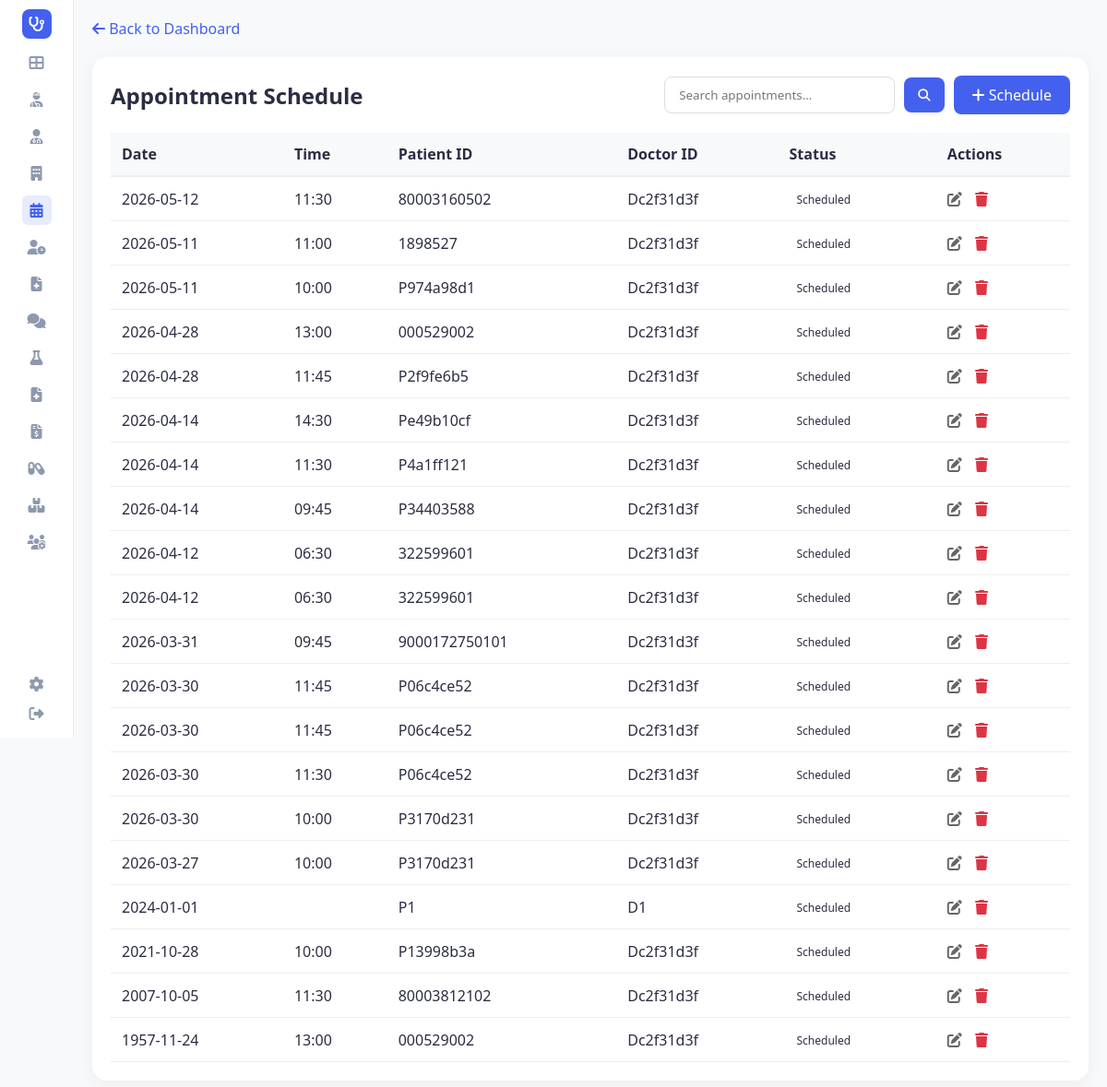
Page /schedule (signed in) on the earlier database version.
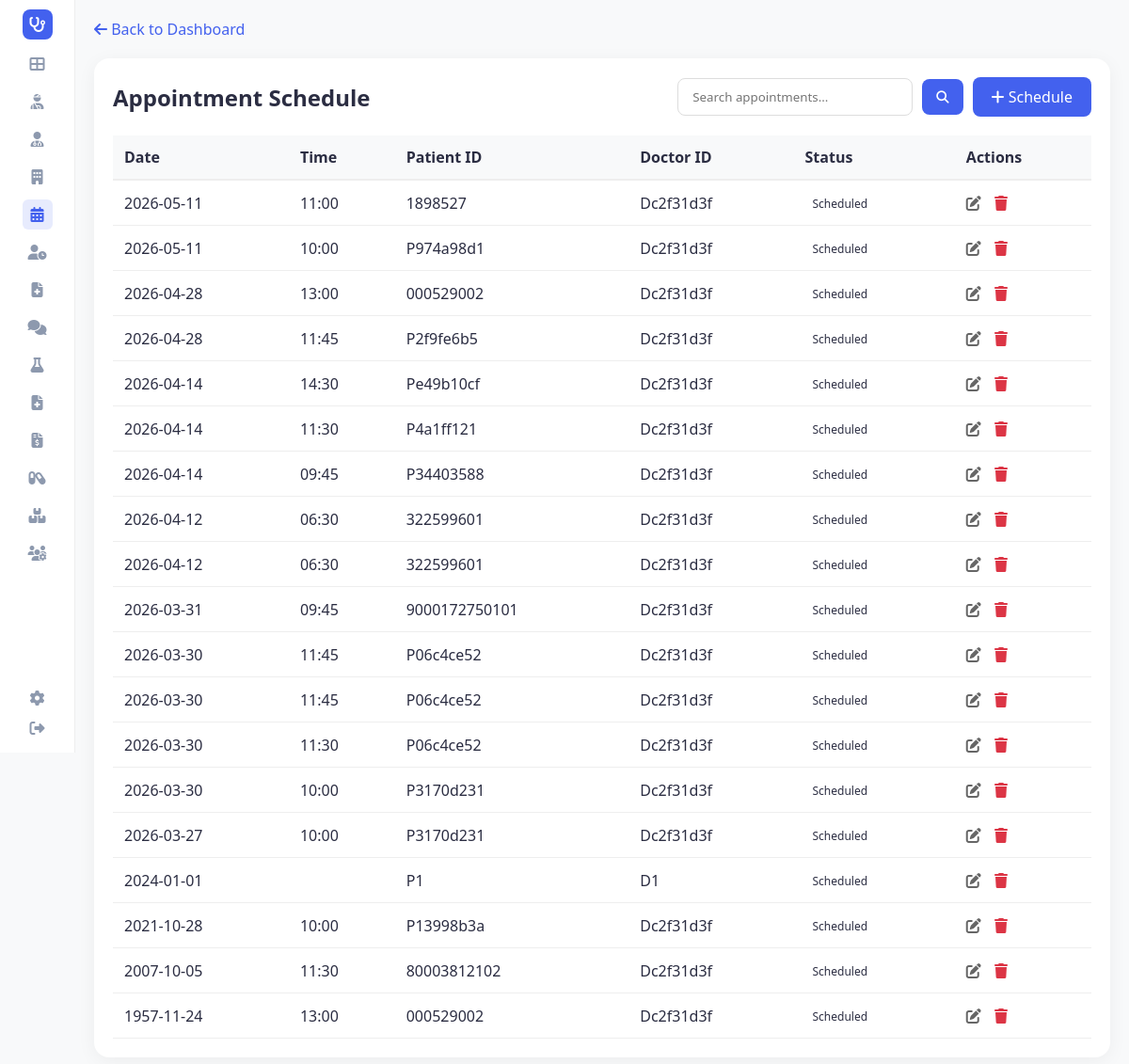
Same page on the later database version.
### tables this page shows
CREATE TABLE appointments (
                appointment_id TEXT PRIMARY KEY,
                patient_id TEXT,
                doctor_id TEXT,
                appointment_date TEXT,
                appointment_time TEXT,
                reason TEXT,
                status TEXT,
                notes TEXT, is_deleted INTEGER DEFAULT 0, deleted_at TEXT,
                FOREIGN KEY (patient_id) REFERENCES patients(patient_id),
                FOREIGN KEY (doctor_id) REFERENCES doctors(doctor_id)
            );

### app.py (the view)
@app.route('/schedule')
def view_schedule():
    page = request.args.get('page', 1, type=int)
    search_term = request.args.get('search', '').strip()
    per_page = 20
    conn = hms.db.get_connection()
    cursor = conn.cursor()
    if search_term:
        search_value = f"%{search_term}%"
        cursor.execute("""
            SELECT * FROM appointments
            WHERE patient_id LIKE ? OR doctor_id LIKE ? OR status LIKE ? OR reason LIKE ?
            ORDER BY appointment_date DESC, appointment_time DESC LIMIT ? OFFSET ?
        """, (search_value, search_value, search_value, search_value, per_page, (page - 1) * per_page))
        rows = cursor.fetchall()
        cursor.execute("""
            SELECT COUNT(*) FROM appointments
            WHERE patient_id LIKE ? OR doctor_id LIKE ? OR status LIKE ? OR reason LIKE ?
        """, (search_value, search_value, search_value, search_value))
        total_count = cursor.fetchone()[0]
    else:
        cursor.execute("SELECT * FROM appointments ORDER BY appointment_date DESC, appointment_time DESC LIMIT ? OFFSET ?",
                       (per_page, (page - 1) * per_page))
        rows = cursor.fetchall()
        cursor.execute("SELECT COUNT(*) FROM appointments")
        total_count = cursor.fetchone()[0]
    conn.close()
    appointments_list = [hms.db._row_to_obj(Appointment, row) for row in rows]
    total_pages = math.ceil(total_count / per_page) if total_count else 1
    return render_template('view_schedule.html', appointments=appointments_list, page=page,
                           total_pages=total_pages, total_count=total_count,
                           search_term=search_term, active_page='schedule')

### app.py (called while the page is built)
@app.before_request
def require_login():
    allowed_routes = ['login', 'register', 'static']
    if request.endpoint not in allowed_routes and 'user_id' not in session:
        return redirect(url_for('login'))

@app.context_processor
def inject_user():
    username = session.get('username')
    role = session.get('role')
    unread = 0
    if username:
        unread = hms.get_unread_count(username, role)
    return dict(current_user=username, current_role=role, unread_messages_count=unread, hms=hms)

### database/db_manager.py (called while the page is built)
    def get_connection(self):
        conn = sqlite3.connect(self.db_file)
        conn.row_factory = sqlite3.Row
        return conn

    def _row_to_obj(self, cls: Type[T], row: sqlite3.Row) -> T:
        d = dict(row)
        for field in fields(cls):
            if field.type in (dict, Dict[str, Any], list, List[Any]) and d.get(field.name):
                try:
                    d[field.name] = json.loads(d[field.name])
                except:
                    pass
            elif field.type == bool and field.name in d:
                d[field.name] = bool(d[field.name])
        allowed = {f.name for f in fields(cls)}
        filtered = {k: v for k, v in d.items() if k in allowed}
        return cls(**filtered)

### main.py (called while the page is built)
    def get_unread_count(self, user_id: str, role: str) -> int:
        conn = self.db.get_connection()
        cursor = conn.cursor()
        cursor.execute("""
            SELECT COUNT(*) FROM messages
            WHERE is_read = 0 AND (recipient_id = ? OR recipient_id = ? OR recipient_id = 'all')
        """, (user_id, role))
        count = cursor.fetchone()[0]
        conn.close()
        return count

### templates/view_schedule.html (shortened to what this page needs)
<!DOCTYPE html>
<html lang="en">
<head>
    <link rel="stylesheet" href="{{ url_for('static', filename='style.css') }}">
    <link rel="stylesheet" href="https://cdnjs.cloudflare.com/ajax/libs/font-awesome/6.4.0/css/all.min.css">
</head>
<body>
    <div class="container">
        {% include 'sidebar.html' %}
        <main class="main-content">
            <a href="{{ url_for('dashboard') }}" class="back-link" style="color: #4361ee; text-decoration: none; display: block; margin-bottom: 20px;"><i class="fas fa-arrow-left"></i> Back to Dashboard</a>
            <div class="card">
                <div style="display: flex; justify-content: space-between; align-items: center; margin-bottom: 20px;">
                    <h2 style="margin: 0;">Appointment Schedule</h2>
                    <div style="display: flex; gap: 10px;">
                        <form action="{{ url_for('view_schedule') }}" method="get" class="search-form" style="display: flex; align-items: center; gap: 10px;">
                            <input type="text" name="search" placeholder="Search appointments..." value="{{ search_term if search_term else '' }}" style="padding: 10px 15px; border: 1px solid #ddd; border-radius: 8px; outline: none; width: 250px;">
                            <button type="submit" style="background-color: #4361ee; color: white; border: none; padding: 10px 15px; border-radius: 8px; cursor: pointer;"><i class="fas fa-search"></i></button>
                        </form>
                        <a href="{{ url_for('schedule_appointment') }}" class="btn-add" style="background-color: #4361ee; color: white; padding: 10px 20px; text-decoration: none; border-radius: 8px; font-weight: 500;"><i class="fas fa-plus"></i> Schedule</a>
                    </div>
                </div>
                <div style="overflow-x: auto;">
                    <table style="width: 100%; border-collapse: collapse;">
                        <thead>
                            <tr style="text-align: left; background-color: #f8f9fa;">
                                <th style="padding: 12px; border-bottom: 2px solid #eee;">Date</th>
                                <th style="padding: 12px; border-bottom: 2px solid #eee;">Time</th>
                                <th style="padding: 12px; border-bottom: 2px solid #eee;">Patient ID</th>
                                <th style="padding: 12px; border-bottom: 2px solid #eee;">Doctor ID</th>
                                <th style="padding: 12px; border-bottom: 2px solid #eee;">Status</th>
                                <th style="padding: 12px; border-bottom: 2px solid #eee;">Actions</th>
                            </tr>
                        </thead>
                        <tbody>
                            {% for appt in appointments %}
                            <tr>
                                <td style="padding: 12px; border-bottom: 1px solid #eee;">{{ appt.appointment_date }}</td>
                                <td style="padding: 12px; border-bottom: 1px solid #eee;">{{ appt.appointment_time }}</td>
                                <td style="padding: 12px; border-bottom: 1px solid #eee;">{{ appt.patient_id }}</td>
                                <td style="padding: 12px; border-bottom: 1px solid #eee;">{{ appt.doctor_id }}</td>
                                <td style="padding: 12px; border-bottom: 1px solid #eee;">
                                    <span class="status {{ appt.status|lower }}">{{ appt.status }}</span>
                                </td>
                                <td style="padding: 12px; border-bottom: 1px solid #eee;">
                                    <a href="{{ url_for('edit_appointment', appointment_id=appt.appointment_id) }}" title="Edit" style="margin-right: 10px; color: #666;"><i class="fas fa-edit"></i></a>
                                    <a href="{{ url_for('delete_appointment', appointment_id=appt.appointment_id) }}" title="Delete" style="color: #dc3545;" onclick="return confirm('Are you sure you want to delete this appointment?')"><i class="fas fa-trash"></i></a>
                                </td>
                            </tr>
                            {% else %}
                            <tr>
                                <td colspan="5" style="padding: 20px; text-align: center; color: #888;">No appointments scheduled.</td>
                            </tr>
                            {% endfor %}
                        </tbody>
                    </table>
                </div>
            </div>
        </main>
    </div>
</body>
</html>

### templates/sidebar.html
<aside class="sidebar">
    <div class="logo">
        <div class="logo-icon">
            <i class="fas fa-stethoscope"></i>
        </div>
    </div>
    <nav class="menu">
        <a href="{{ url_for('dashboard') }}" class="menu-item {% if active_page == 'dashboard' %}active{% endif %}" title="Dashboard"><i class="fas fa-th-large"></i></a>
        {% if current_role in ['admin', 'doctor', 'receptionist', 'nurse'] %}
        <a href="{{ url_for('patients') }}" class="menu-item {% if active_page == 'patients' %}active{% endif %}" title="Patients"><i class="fas fa-user-injured"></i></a>
        {% endif %}
        {% if current_role in ['admin', 'doctor', 'receptionist', 'nurse'] %}
        <a href="{{ url_for('doctors') }}" class="menu-item {% if active_page == 'doctors' %}active{% endif %}" title="Doctors"><i class="fas fa-user-md"></i></a>
        {% endif %}
        {% if current_role in ['admin', 'doctor', 'receptionist'] %}
        <a href="{{ url_for('departments') }}" class="menu-item {% if active_page == 'departments' %}active{% endif %}" title="Departments"><i class="fas fa-building"></i></a>
        {% endif %}
        {% if current_role in ['admin', 'doctor', 'receptionist', 'nurse'] %}
        <a href="{{ url_for('view_schedule') }}" class="menu-item {% if active_page == 'schedule' %}active{% endif %}" title="Schedule"><i class="fas fa-calendar-alt"></i></a>
        {% endif %}
        {% if current_role in ['admin', 'doctor', 'receptionist', 'nurse'] %}
        <a href="{{ url_for('queue_dashboard') }}" class="menu-item {% if active_page == 'queue' %}active{% endif %}" title="Queue Dashboard"><i class="fas fa-user-clock"></i></a>
        {% endif %}
        {% if current_role in ['admin', 'doctor', 'nurse'] %}
        <a href="{{ url_for('medical_records') }}" class="menu-item {% if active_page == 'medical_records' %}active{% endif %}" title="Medical Records"><i class="fas fa-file-medical"></i></a>
        {% endif %}
        <a href="{{ url_for('messages') }}" class="menu-item {% if active_page == 'messages' %}active{% endif %}" title="Messages"><i class="fas fa-comments"></i></a>
        {% if current_role in ['admin', 'doctor', 'lab_assistant', 'nurse'] %}
        <a href="{{ url_for('lab_results') }}" class="menu-item {% if active_page == 'lab_results' %}active{% endif %}" title="Lab Results"><i class="fas fa-flask"></i></a>
        {% endif %}
        {% if current_role in ['admin', 'doctor'] %}
        <a href="{{ url_for('general_reports') }}" class="menu-item {% if active_page == 'reports' %}active{% endif %}" title="Reports"><i class="fas fa-file-medical"></i></a>
        {% endif %}
        {% if current_role in ['admin', 'cashier'] %}
        <a href="{{ url_for('billing_dashboard') }}" class="menu-item {% if active_page == 'billing' %}active{% endif %}" title="Billing"><i class="fas fa-file-invoice-dollar"></i></a>
        {% endif %}
        {% if current_role in ['admin', 'doctor', 'receptionist', 'nurse'] %}
        <a href="{{ url_for('prescriptions') }}" class="menu-item {% if active_page == 'prescriptions' %}active{% endif %}" title="Prescriptions"><i class="fas fa-capsules"></i></a>
        {% endif %}
        {% if current_role in ['admin', 'cashier', 'nurse'] %}
        <a href="{{ url_for('inventory') }}" class="menu-item {% if active_page == 'inventory' %}active{% endif %}" title="Inventory"><i class="fas fa-boxes"></i></a>
        {% endif %}
        {% if current_role in ['admin', 'admin doctor', 'admin_doctor'] %}
        <a href="{{ url_for('admin_users') }}" class="menu-item {% if active_page == 'admin_users' %}active{% endif %}" title="User Management"><i class="fas fa-users-cog"></i></a>
        {% endif %}
    </nav>
    <div class="settings">
        <a href="{{ url_for('settings') }}" class="menu-item {% if active_page == 'settings' %}active{% endif %}" title="Settings"><i class="fas fa-cog"></i></a>
        <a href="{{ url_for('logout') }}" class="menu-item" title="Logout"><i class="fas fa-sign-out-alt"></i></a>
    </div>
</aside>

### static/style.css (style rules this page uses)
:root { --primary-color: #4361ee; --secondary-color: #3f37c9; --success-color: #4cc9f0; --warning-color: #f72585; --text-dark: #2b2d42; --text-light: #8d99ae; --bg-light: #f8f9fa; --white: #ffffff; --sidebar-width: 80px; --border-radius: 16px; --shadow: 0 4px 20px rgba(0, 0, 0, 0.05); }
* { margin: 0; padding: 0; box-sizing: border-box; font-family: 'Segoe UI', Tahoma, Geneva, Verdana, sans-serif; }
body { background-color: var(--bg-light); color: var(--text-dark); min-height: 100vh; margin: 0; }
.container { display: flex !important; min-height: 100vh !important; height: auto !important; overflow: visible !important; }
.main-content { flex: 1 !important; padding: 20px !important; display: flex; flex-direction: column; min-width: 0; }
.sidebar { width: var(--sidebar-width); background-color: var(--white); display: flex; flex-direction: column; align-items: center; padding: 10px 0; border-right: 1px solid #eee; position: sticky; top: 0; height: 100vh; z-index: 100; }
.logo-icon { width: 32px; height: 32px; background-color: var(--primary-color); color: white; border-radius: 8px; display: flex; justify-content: center; align-items: center; font-size: 16px; margin-bottom: 10px; }
.menu { display: flex; flex-direction: column; gap: 8px; flex: 1; overflow-y: auto; width: 100%; align-items: center; }
.menu-item { color: var(--text-light); font-size: 16px; width: 32px; height: 32px; display: flex; justify-content: center; align-items: center; border-radius: 6px; text-decoration: none; transition: all 0.3s ease; }
.menu-item:hover, .menu-item.active { background-color: #4361ee20; color: var(--primary-color); }
.card { background-color: white; border-radius: var(--border-radius); padding: 20px; box-shadow: var(--shadow); }
.status { font-size: 12px; padding: 2px 8px; border-radius: 12px; display: inline-block; }

Differences in the rows shown:
removed appointments: appointment_date "2026-05-12", appointment_time "11:30", patient_id "80003160502", doctor_id "Dc2f31d3f", status "Scheduled"
